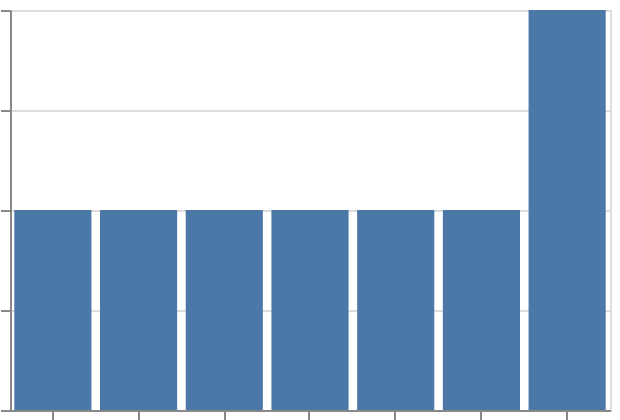

Specify this chart in Vega-Lite:
### Vega-Lite specification from a JSON file in a GitHub repository (floating-point values rounded to 4 significant figures)
{"$schema": "https://vega.github.io/schema/vega-lite/v6.json", "padding": 5, "autosize": "none", "width": 300, "height": 200, "data": {"name": "table", "values": [{"t": "2024-01-31T23:30:00Z"}, {"t": "2024-02-29T23:45:00Z"}, {"t": "2024-03-01T00:30:00Z"}, {"t": "2024-06-30T23:15:00Z"}, {"t": "2024-07-01T00:20:00Z"}, {"t": "2024-12-31T23:30:00Z"}, {"t": "2025-01-01T00:30:00Z"}, {"t": "2025-01-31T22:00:00Z"}]}, "mark": "bar", "encoding": {"x": {"field": "t", "type": "ordinal", "timeUnit": "yearmonth"}, "y": {"aggregate": "count", "type": "quantitative"}}}
